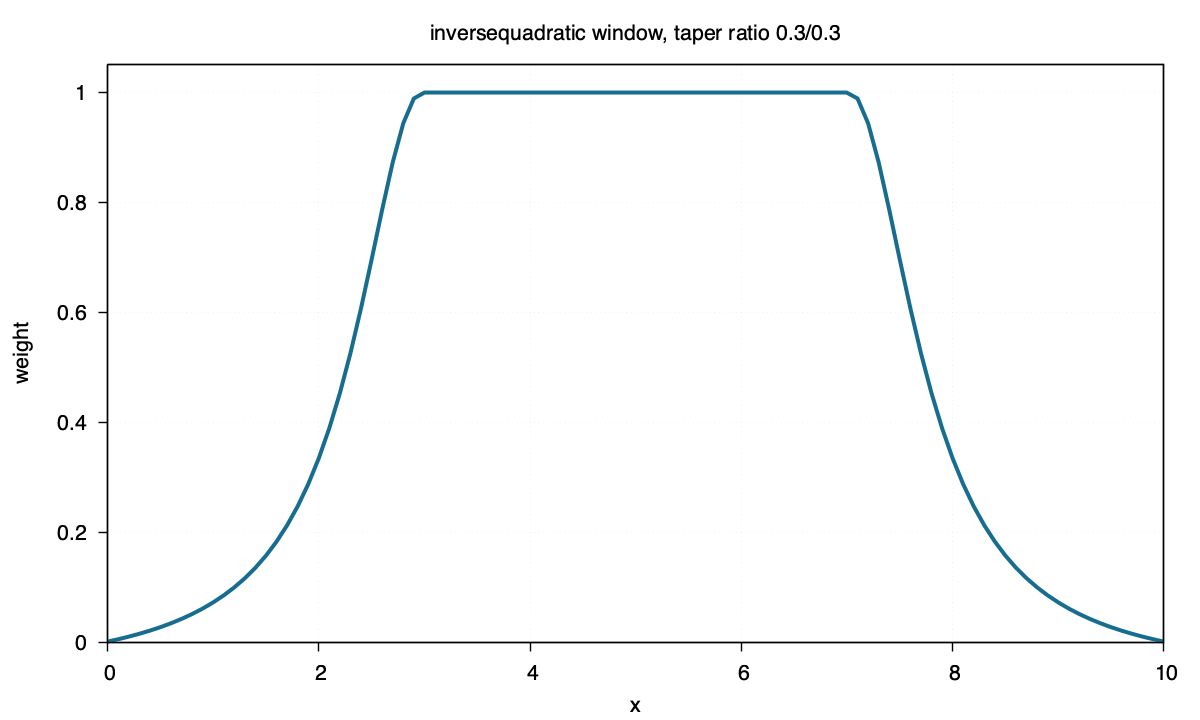

This chart was generated by the following gnuplot code:
set terminal pngcairo size 1200,720 enhanced font "Helvetica,16"
set output "inversequadratic.png"
set title "inversequadratic window, taper ratio 0.3/0.3"
set xlabel "x"
set ylabel "weight"
set xrange [0:10]
set yrange [0:1.05]
set border lw 1.4
set tics out nomirror
set grid lw 1 lc rgb "#d8dee9"
set key off
plot "inversequadratic.txt" using 1:2 with lines lw 4 lc rgb "#176d8f"
